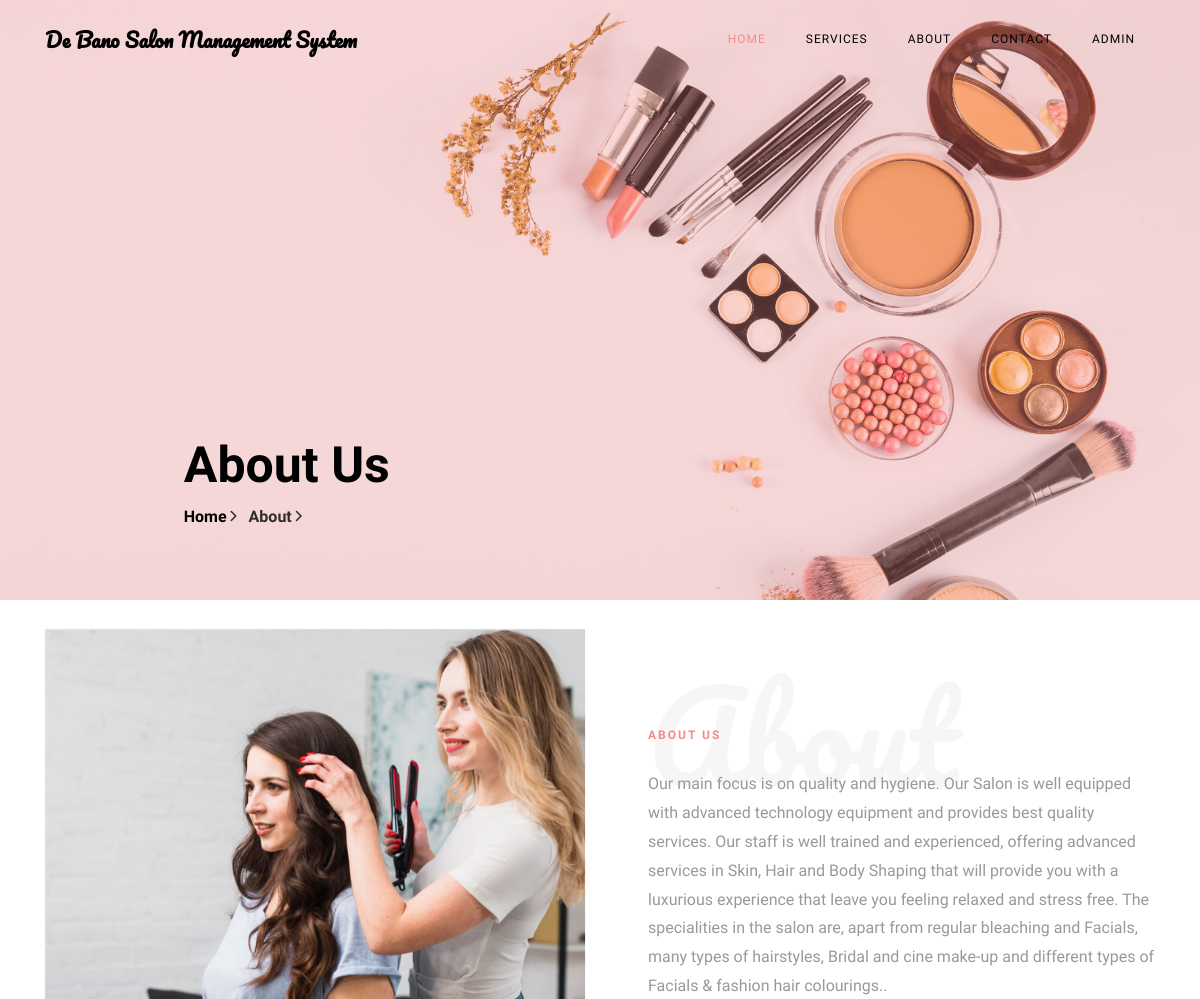
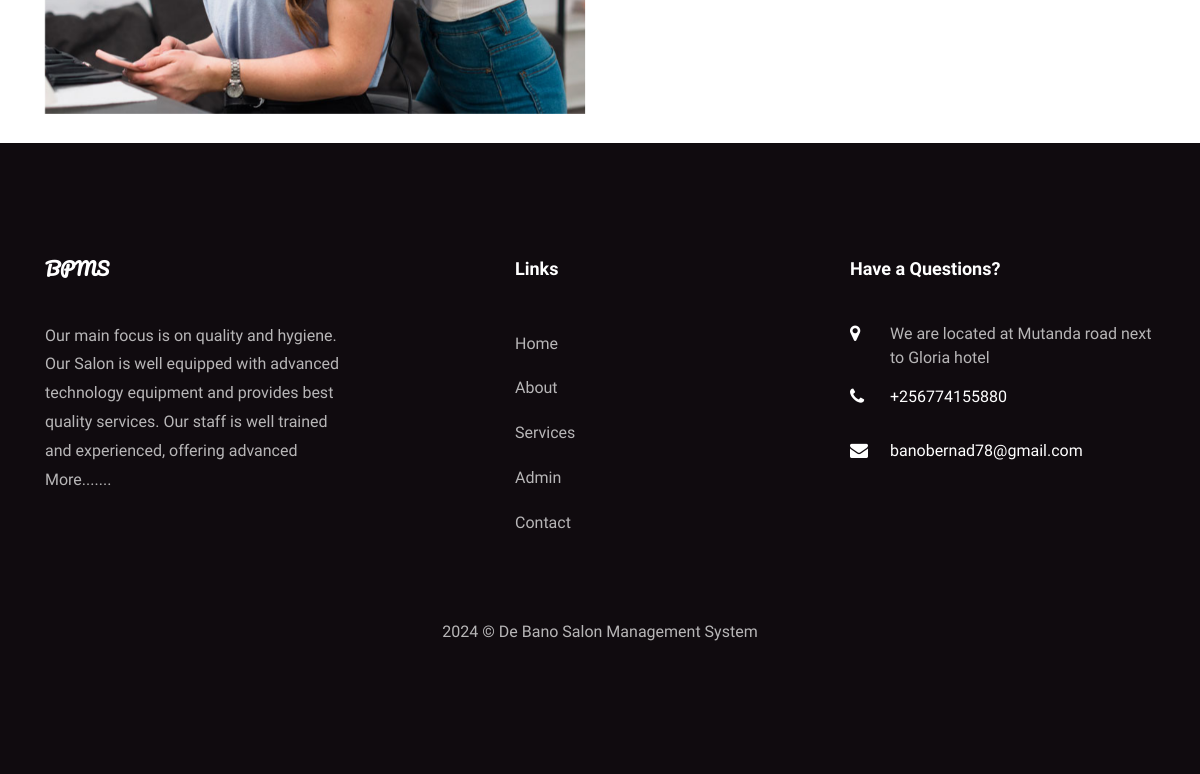
The page /bpms/about.php on the database its author committed (2 pictures, top to bottom).
### tables this page shows
CREATE TABLE `tblpage` (
  `ID` int(10) NOT NULL,
  `PageType` varchar(200) DEFAULT NULL,
  `PageTitle` mediumtext DEFAULT NULL,
  `PageDescription` mediumtext DEFAULT NULL,
  `Email` varchar(200) DEFAULT NULL,
  `MobileNumber` bigint(10) DEFAULT NULL,
  `UpdationDate` date DEFAULT NULL,
  `Timing` varchar(200) NOT NULL
);

### bpms/about.php (the view, shortened to what this page needs)
<?php
include('includes/dbconnection.php');
?>
<!DOCTYPE html>
<html lang="en">
  <head>
    <link rel="stylesheet" href="css/open-iconic-bootstrap.min.css">
    <link rel="stylesheet" href="css/animate.css">
    <link rel="stylesheet" href="css/owl.carousel.min.css">
    <link rel="stylesheet" href="css/owl.theme.default.min.css">
    <link rel="stylesheet" href="css/magnific-popup.css">
    <link rel="stylesheet" href="css/aos.css">
    <link rel="stylesheet" href="css/ionicons.min.css">
    <link rel="stylesheet" href="css/bootstrap-datepicker.css">
    <link rel="stylesheet" href="css/jquery.timepicker.css">
    <link rel="stylesheet" href="css/flaticon.css">
    <link rel="stylesheet" href="css/icomoon.css">
    <link rel="stylesheet" href="css/style.css">
  </head>
  <body>
	  <?php include_once('includes/header.php');?>
    <section class="hero-wrap hero-wrap-2" style="background-image: url('images/bg-2.jpg');" data-stellar-background-ratio="0.5">
      <div class="overlay"></div>
      <div class="container">
        <div class="row no-gutters slider-text js-fullheight align-items-end justify-content-center">
          <div class="col-md-9 ftco-animate pb-5">
            <h2 class="mb-0 bread">About Us</h2>
            <p class="breadcrumbs"><span class="mr-2"><a href="index.php">Home <i class="ion-ios-arrow-forward"></i></a></span> <span>About <i class="ion-ios-arrow-forward"></i></span></p>
          </div>
        </div>
      </div>
    </section>
    <br>
    <section class="ftco-section ftco-no-pb ftco-no-pt">
			<div class="container">
				<div class="row">
					<div class="col-md-6 d-flex">
						<div class="p-md-5 img img-2 d-flex justify-content-center align-items-center" style="background-image: url(images/about.jpg);">
						</div>
					</div>
					<div class="col-md-6 py-md-5 pb-5 wrap-about pb-md-5 ftco-animate">
						<?php
$ret=mysqli_query($con,"select * from tblpage where PageType='aboutus' ");
while ($row=mysqli_fetch_array($ret)) {
?>
	          <div class="heading-section mb-4 mt-md-5">
	          	<h1 class="big">About</h1>
	          	<span class="subheading"><?php  echo $row['PageTitle'];?></span>
	          </div>
	          <div class="pb-md-5">
							<p><?php  echo $row['PageDescription'];?>.</p>
						</div>
						<?php } ?>
					</div>
				</div>
			</div>
		</section>
		<br>
   <?php include_once('includes/footer.php');?>
  </body>
</html>

### bpms/includes/footer.php (shortened to what this page needs)
 <?php
include('includes/dbconnection.php');
?>
 <footer class="ftco-footer ftco-section">
      <div class="container">
        <div class="row mb-5">
          <div class="col-md">
            <div class="ftco-footer-widget mb-4">
              <h2 class="ftco-heading-2 logo">BPMS</h2>
              <?php
$ret=mysqli_query($con,"select * from tblpage where PageType='aboutus' ");
while ($row=mysqli_fetch_array($ret)) {
?>
              <p><?php  echo substr($row['PageDescription'],0,200);?> <a href="about.php">More.......</a></p><?php } ?>
            </div>
          </div>
          <div class="col-md" style="padding-left: 150px">
             <div class="ftco-footer-widget mb-4">
              <h2 class="ftco-heading-2">Links</h2>
              <ul class="list-unstyled">
                <li><a href="index.php" class="py-2 d-block">Home</a></li>
                <li><a href="about.php" class="py-2 d-block">About</a></li>
                <li><a href="services.php" class="py-2 d-block">Services</a></li>
                <li><a href="admin/index.php" class="py-2 d-block">Admin</a></li>
                <li><a href="contact.php" class="py-2 d-block">Contact</a></li>
              </ul>
            </div>
          </div>
          <div class="col-md">
            <div class="ftco-footer-widget mb-4">
            	<h2 class="ftco-heading-2">Have a Questions?</h2>
            	<div class="block-23 mb-3">
                <?php
$ret=mysqli_query($con,"select * from tblpage where PageType='contactus' ");
while ($row=mysqli_fetch_array($ret)) {
?>
	              <ul>
	                <li><span class="icon icon-map-marker"></span><span class="text"><?php  echo $row['PageDescription'];?></span></li>
	                <li><a href="#"><span class="icon icon-phone"></span><span class="text">+<?php  echo $row['MobileNumber'];?></span></a></li>
	                <li><a href="#"><span class="icon icon-envelope"></span><span class="text"><?php  echo $row['Email'];?></span></a></li>
	              </ul>
	            </div>
               <?php } ?>
            </div>
          </div>
        </div>
        <div class="row">
          <div class="col-md-12 text-center">
            <p>
            <?php echo date("Y")?> &copy; De Bano Salon Management System  </p>
          </div>
        </div>
      </div>
    </footer>

### bpms/css/icomoon.css (style rules this page uses)
[class^="icon-"], [class*=" icon-"] { font-family: 'icomoon' !important; speak: none; font-style: normal; font-weight: normal; font-variant: normal; text-transform: none; line-height: 1; -webkit-font-smoothing: antialiased; -moz-osx-font-smoothing: grayscale; }
.icon-map-marker:before { content: "\f041"; }
.icon-phone:before { content: "\f095"; }
.icon-envelope:before { content: "\f0e0"; }

### rows shown on the page
tblpage: PageTitle "ABOUT US", PageDescription "Our main focus is on quality and hygiene. Our Salon is well equipped with advanced technology equipment and provides best quality services. Our staff is well trained and experienced, offering advanced services in Skin, Hair and Body Shaping that will provide you with a luxurious experience that leave you feeling relaxed and stress free. The specialities in the salon are, apart from regular bleaching and Facials, many types of hairstyles, Bridal and cine make-up and different types of Facials & fashion hair colourings.", PageDescription "Our main focus is on quality and hygiene. Our Salon is well equipped with advanced technology equipment and provides best quality services. Our staff is well trained and experienced, offering advanced"
tblpage: PageDescription "We are located at Mutanda road next to Gloria hotel", MobileNumber "256774155880", Email "banobernad78@gmail.com"
